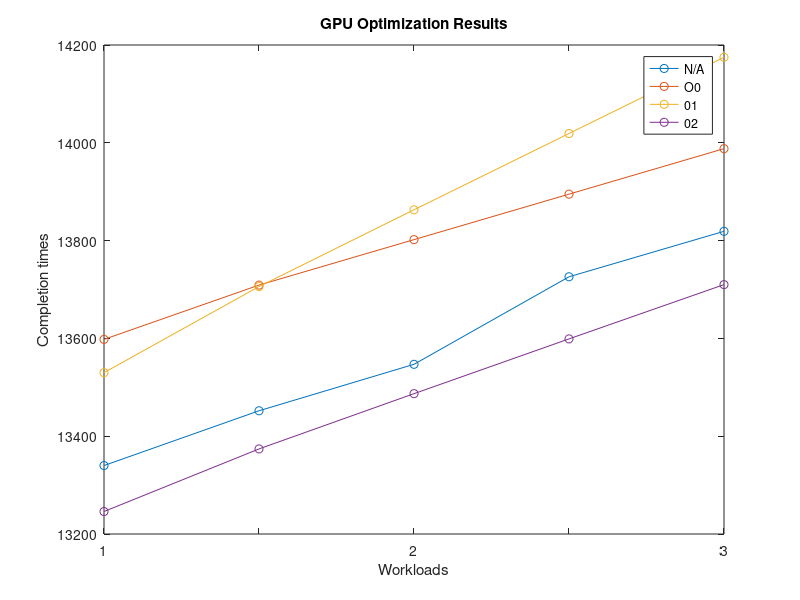

Write MATLAB code to recreate this figure.
clear;
close all;

g_test = [13340, 13452, 13547, 13726, 13819];
zero_test = [13598, 13709, 13802, 13895, 13988];
one_test = [13530, 13706, 13863, 14019, 14175];
two_test = [13246, 13374, 13487, 13599, 13710];


f = figure;
plot(g_test, '-o')
hold on
plot(zero_test, '-o')
hold on
plot(one_test, '-o')
hold on
plot(two_test, '-o')

title('GPU Optimization Results')
xlabel('Workloads')
ylabel('Completion times')
legend('N/A', 'O0', '01', '02')

xticklabels({'1','', '2', '', '3','', '4', '', '5'})


